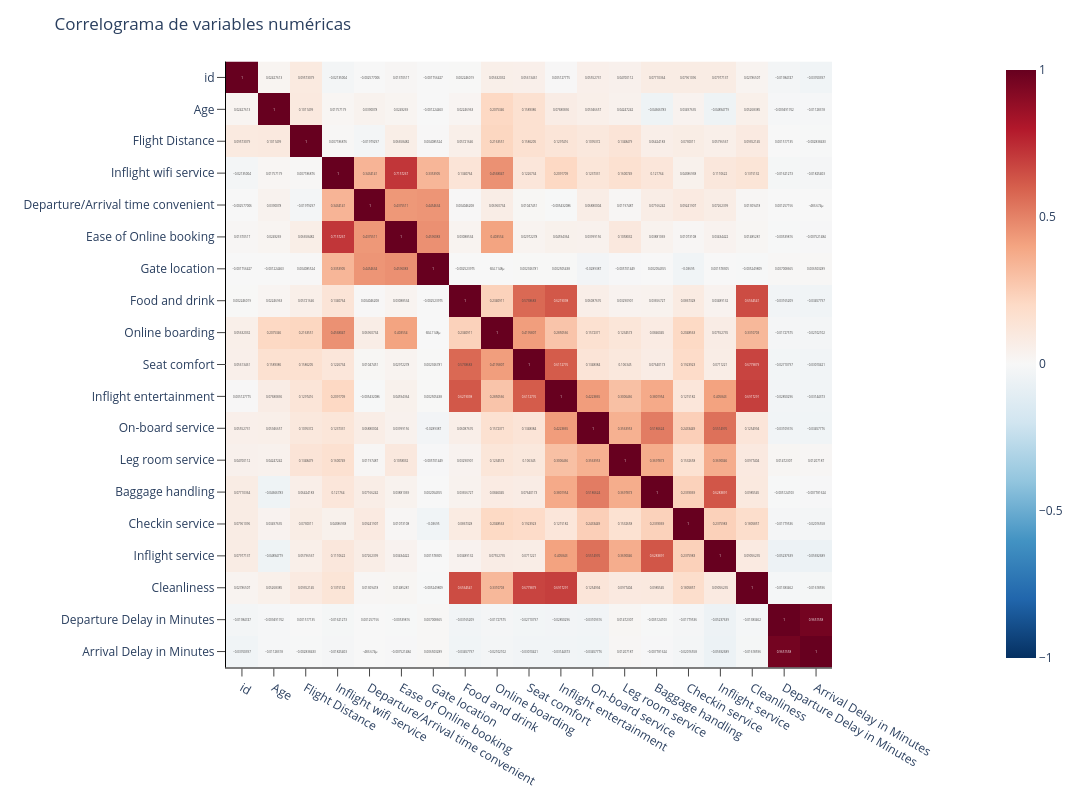

Notebook code cell kept with this figure:
### Markdown cell above
> **Respuesta**: Considerando las distribuciones de las 19 variables numéricas, es necesario escalar los datos para aplicar técnicas de _clustering_ dado que estos se basan en distancias, entonces sin escalar, existirá una mayor influencia en el algoritmo de las variables con mayor rango, lo cual altera los resultados del algoritmo y da resultados erróneos con sesgos.

### Code cell
corr=df_numerical.corr()
fig = px.imshow(
    corr,
    text_auto=True, 
    color_continuous_scale="RdBu_r",
    zmin=-1, zmax=1
)

fig.update_layout(title="Correlograma de variables numéricas")
fig.update_layout(width=1200, height=800)
fig.show()

### Figure 1 — Plotly figure (JSON) as saved in the notebook; plotly's stock layout.template omitted (floating-point values rounded to 4 significant figures; data arrays with more than 128 entries replaced by an {"elided": "..."} marker saying what was removed)
{"data": [{"coloraxis": "coloraxis", "hovertemplate": "x: %{x}<br>y: %{y}<br>color: %{z}<extra></extra>", "name": "0", "texttemplate": "%{z}", "type": "heatmap", "x": ["id", "Age", "Flight Distance", "Inflight wifi service", "Departure/Arrival time convenient", "Ease of Online booking", "Gate location", "Food and drink", "Online boarding", "Seat comfort", "Inflight entertainment", "On-board service", "Leg room service", "Baggage handling", "Checkin service", "Inflight service", "Cleanliness", "Departure Delay in Minutes", "Arrival Delay in Minutes"], "xaxis": "x", "y": ["id", "Age", "Flight Distance", "Inflight wifi service", "Departure/Arrival time convenient", "Ease of Online booking", "Gate location", "Food and drink", "Online boarding", "Seat comfort", "Inflight entertainment", "On-board service", "Leg room service", "Baggage handling", "Checkin service", "Inflight service", "Cleanliness", "Departure Delay in Minutes", "Arrival Delay in Minutes"], "yaxis": "y", "z": {"elided": "19x19 float values"}}], "layout": {"coloraxis": {"cmax": 1, "cmin": -1, "colorscale": [[0, "rgb(5,48,97)"], [0.1, "rgb(33,102,172)"], [0.2, "rgb(67,147,195)"], [0.3, "rgb(146,197,222)"], [0.4, "rgb(209,229,240)"], [0.5, "rgb(247,247,247)"], [0.6, "rgb(253,219,199)"], [0.7, "rgb(244,165,130)"], [0.8, "rgb(214,96,77)"], [0.9, "rgb(178,24,43)"], [1, "rgb(103,0,31)"]]}, "height": 800, "margin": {"t": 60}, "title": {"text": "Correlograma de variables numéricas"}, "width": 1200, "xaxis": {"anchor": "y", "constrain": "domain", "domain": [0, 1], "scaleanchor": "y"}, "yaxis": {"anchor": "x", "autorange": "reversed", "constrain": "domain", "domain": [0, 1]}}}
